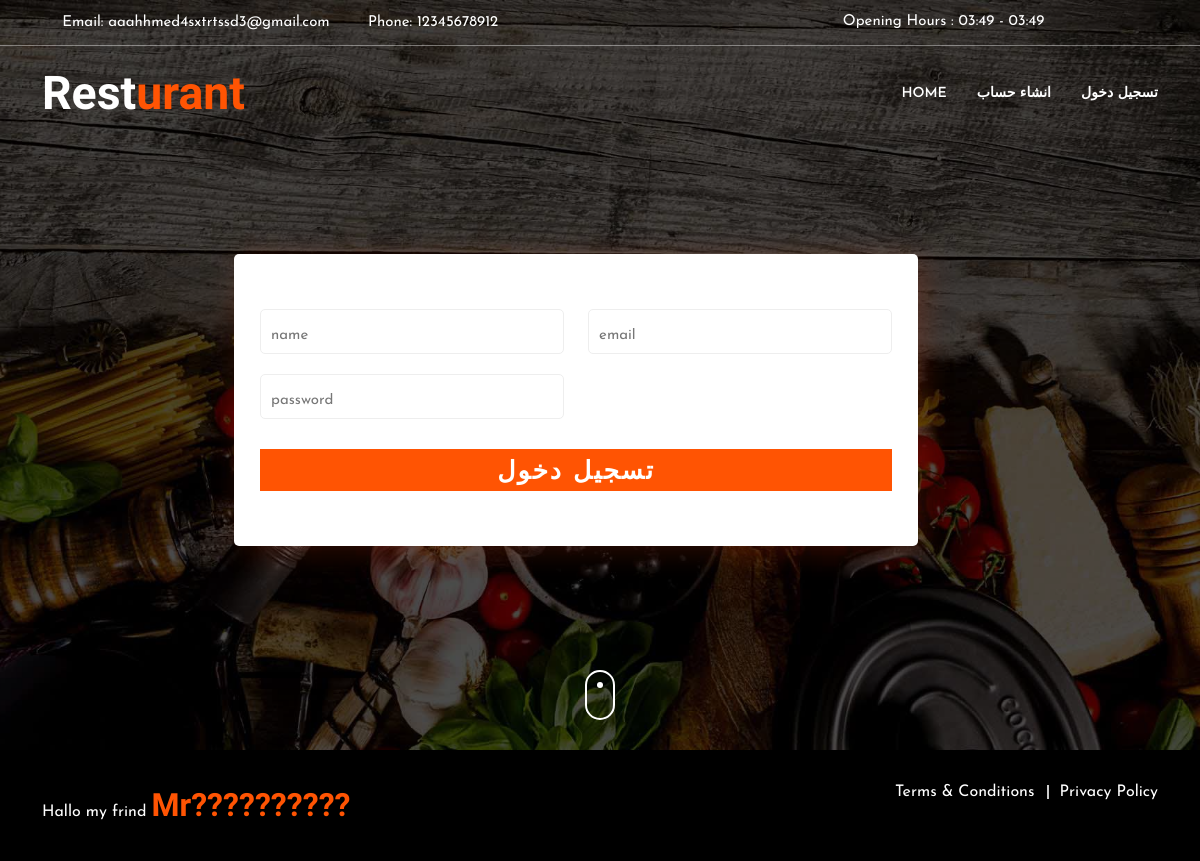
Screenshot of /public/site/auth/registeruser.php with the database file from the repository.
### tables this page shows
CREATE TABLE `about` (
  `id` int(11) NOT NULL,
  `address` varchar(250) NOT NULL,
  `phone` varchar(250) NOT NULL,
  `email` varchar(250) NOT NULL,
  `open` text NOT NULL,
  `close` text NOT NULL
);

### functions/frontFunctions.php (called while the page is built, shortened)
<?php
function asset(string $path)
{
    return "/public/assets/$path";
}

### functions/DBFunctions.php (called while the page is built, shortened)
<?php
function query($conn, $q)
{
  $query = $q;
  $result = mysqli_query($conn, $query);
  return  mysqli_fetch_all($result, MYSQLI_ASSOC);
}

### functions/backFunctions.php (called while the page is built, shortened)
<?php
function getController($path)
{
    return "../../../contollers/$path";
}
function getPageSite($path)
{
    return "/public/site/$path";
}

### public/site/auth/registeruser.php (the view, shortened to what this page needs)
<?php include $_SERVER['DOCUMENT_ROOT'] . "/functions/function.php"; ?>
<?php include(frontLayout("head.php")); ?>
<?php
$about = query($conn, "select about.phone,about.email,about.open,about.close from about")[0];
?>
<header class="top-area">
    <div class="top-bar">
        <div class="container">
            <div class="row">
                <div class="col-lg-6 col-md-6">
                    <div class="call-to-action">
                        <p>
                            <i class="icofont-envelope"></i> Email:
                            <a href="#"><span class="__cf_email__"><?= $about['email'] ?></span></a>
                        </p>
                        <p>
                            <i class="icofont-phone"></i> Phone:
                            <a href="#"><?= $about['phone'] ?></a>
                        </p>
                    </div>
                </div>
                <div class="col-lg-6 col-md-6">
                    <ul class="top-social">
                        <li>
                            <a href="#"><i class="icofont-facebook"></i></a>
                        </li>
                        <li>
                            <a href="#"><i class="icofont-twitter"></i></a>
                        </li>
                        <li>
                            <a href="#"><i class="icofont-dribbble"></i></a>
                        </li>
                        <li>
                            <a href="#"><i class="icofont-behance"></i></a>
                        </li>
                        <li>
                            <a href="#"><i class="icofont-rss-feed"></i></a>
                        </li>
                    </ul>
                    <div class="opening-hours">
                        <p>
                            <i class="icofont-wall-clock"></i> Opening Hours : <?= $about['open'] . " - " . $about['open']; ?>
                        </p>
                    </div>
                </div>
            </div>
        </div>
    </div>
    <nav class="navbar navbar-expand-lg navbar-light bg-light transparent-navbar">
        <div class="container">
            <a class="navbar-brand" href="index.html"> Rest<span>urant</span> </a>
            <div class="collapse navbar-collapse" id="navbarSupportedContent">
                <ul class="navbar-nav ms-auto">
                    <li class="nav-item">
                        <a class="nav-link" href="<?= getPageSite('index.php') ?>">Home</a>
                    </li>
                    <li class="nav-item">
                        <a class="nav-link" href="<?= getController('site/registeruser.php') ?>">انشاء حساب</a>
                    </li>
                    <li class="nav-item">
                        <a class="nav-link" href="<?= getPageSite('auth/login.php') ?>">تسجيل دخول</a>
                    </li>
                </ul>
            </div>
        </div>
    </nav>
</header>
<div id="home" class="main-banner item-bg-one">
    <div class=" d-table">
        <div class="d-table-cell">
            <div class="container">
                <div class="main-banner-content">
                    <div class="container">
                        <div class="col-lg-11 col-md-11">
                            <div class="contact-box" style="margin-left:180px;">
                                <div class="col-lg-10 col-md-10">
                                    <form style="background-color: white;padding:55px 26px 55px 26px;box-shadow: 7px 5px 30px rgb(234 58 8 / 20%);border-radius: 5px;" action="<?= getController('site/registeruser.php') ?>" method="POST">
                                        <div class="row">
                                            <div class="col-lg-6 col-md-6">
                                                <div class="form-group">
                                                    <input type="text" name="name" class="form-control" placeholder="name" />
                                                </div>
                                            </div>
                                            <div class="col-lg-6 col-md-6">
                                                <div class="form-group">
                                                    <input type="email" name="email" class="form-control" placeholder="email" />
                                                </div>
                                            </div>
                                            <div class="col-lg-6 col-md-6">
                                                <div class="form-group">
                                                    <input type="password" name="password" class="form-control" placeholder="password" />
                                                </div>
                                            </div>
                                            <div class="col-lg-12 col-md-12">
                                                <button type="submit" class="btn btn-primary">
                                                    تسجيل دخول
                                                </button>
                                            </div>
                                        </div>
                                    </form>
                                </div>
                            </div>
                        </div>
                    </div>
                </div>
            </div>
        </div>
        <div class="down_arrow">
            <a href="#about" class="scroll_down"></a>
        </div>
    </div>
</div>
<?php include(frontLayout("footer.php")); ?>

### public/site/layouts/head.php (shortened to what this page needs)
<!DOCTYPE html>
<html lang="zxx">
  <head>
    <link rel="stylesheet" href="<?= asset('site/assets/css/bootstrap.min.css')?>" />
    <link rel="stylesheet" href="<?= asset('site/assets/css/icofont.min.css')?>" />
    <link rel="stylesheet" href="<?= asset('site/assets/css/animate.css')?>" />
    <link rel="stylesheet" href="<?= asset('site/assets/css/magnific-popup.css')?>" />
    <link rel="stylesheet" href="<?= asset('site/assets/css/owl.carousel.css')?>" />
    <link rel="stylesheet" href="<?= asset('site/assets/css/owl.theme.default.min.css')?>" />
    <link rel="stylesheet" href="<?= asset('site/assets/css/style.css')?>" />
    <link rel="stylesheet" href="<?= asset('site/assets/css/responsive.css')?>" />
  </head>
  <body data-bs-spy="scroll" data-bs-offset="70">

### public/site/layouts/footer.php (shortened to what this page needs)
<footer class="footer-area">
  <div class="container">
    <div class="row">
      <div class="col-lg-8 col-md-8">
        <p>
          Hallo my frind
          <a href="https://www.facebook.com" target="_blank">Mr??????????</a>
        </p>
      </div>
      <div class="col-lg-4 col-md-4">
        <ul>
          <li><a href="#">Terms & Conditions</a></li>
          <li><a href="#">Privacy Policy</a></li>
        </ul>
      </div>
    </div>
  </div>
</footer>
</body>
</html>

### rows the page displays
about: email "aaahhmed4sxtrtssd3@gmail.com", phone "12345678912", open "03:49"
